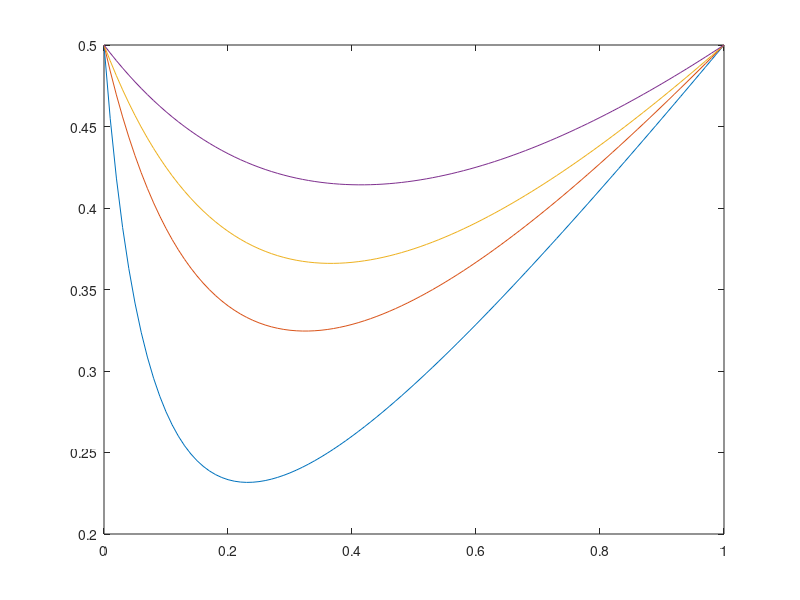

Source code (MATLAB):
clc
x=0:0.01:1;
% (w1*x+w2)*si=w1*x*s1+w2*s2;
a=[0.1,0.3,0.5,1];
for i=1:4
    s=(x.^2+a(i))./(2*(x+a(i)));
    plot(x,s)
    hold on
end
